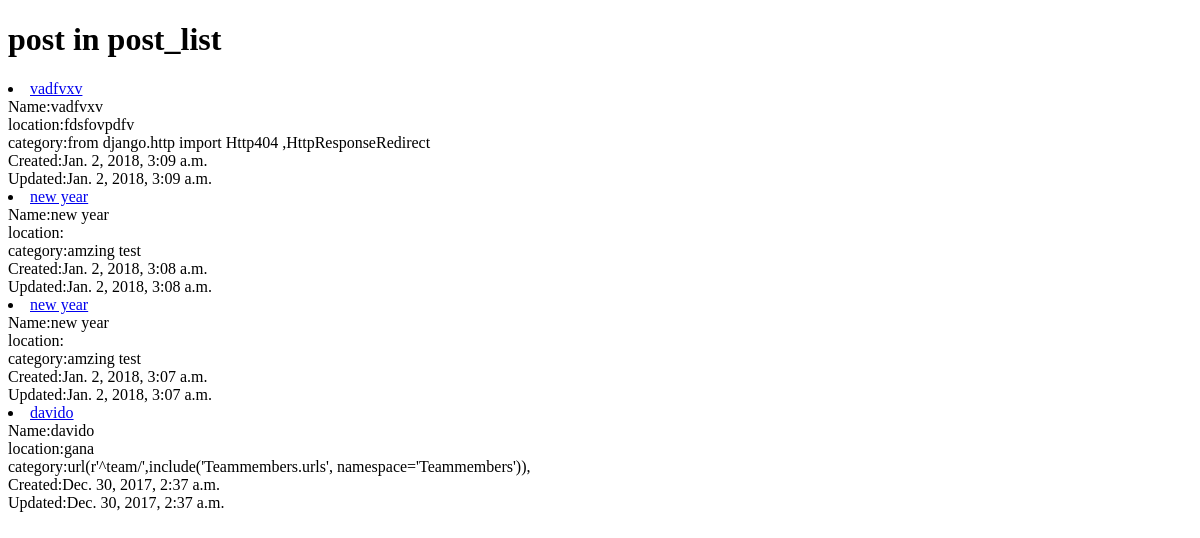
The app's page /, older data.
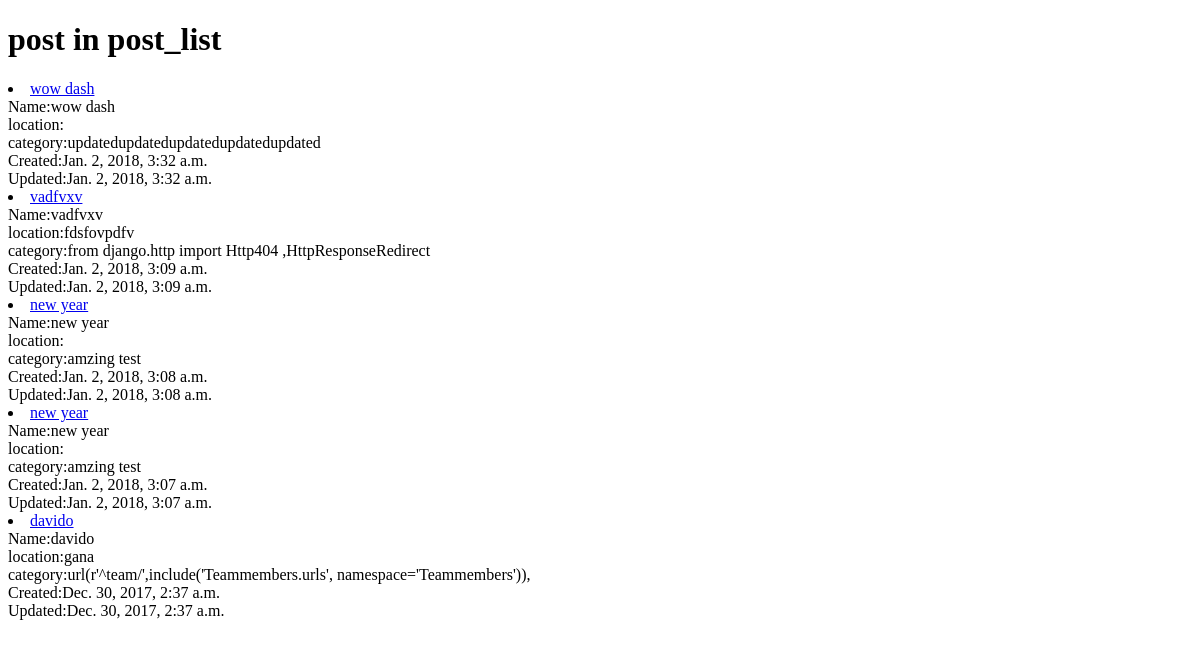
The same page, newer data.
### Main/models.py (models this page shows, shortened)
class Post(models.Model):
    owner =  models.ForeignKey(User, on_delete=models.CASCADE)
    title = models.CharField(max_length=200)
    slug      =      models.SlugField(unique=True,blank=True, null=True)
    location = models.CharField(max_length=150)
    image = models.ImageField(upload_to=upload_location)
    image_2 = models.ImageField(upload_to=upload_location)
    image_3 = models.ImageField(upload_to=upload_location,blank=True, null=True)
    image_4 = models.ImageField(upload_to=upload_location,blank=True, null=True)
    image_5 = models.ImageField(upload_to=upload_location,blank=True, null=True)
    description = models.TextField()
    size_of_land = models.CharField(max_length=150)
    location_details = models.CharField(max_length=300)
    price = models.CharField(max_length=150)
    features = models.TextField()
    updated = models.DateTimeField(auto_now=True, auto_now_add=False)
    timestamp = models.DateTimeField(auto_now=False, auto_now_add=True)
    def __str__(self):
        return self.title
    def get_absolute_url(self):
        return reverse("Main:detail",kwargs={"slug":self.slug})
    class Meta:
        ordering = ["-timestamp", "-updated"]

### Main/views.py (the view)
# urls.py: url(r'^$',PostListView.as_view(),name='list'),
class PostListView(ListView):
    queryset = Post.objects.all()

### Main/templates/Main/post_list.html (shortened to what this page needs)
<!DOCTYPE html>
<html lang="en">
<head>
</head>
<body>
    <h1> post in post_list</h1>
    {% for post in post_list %}
    <li><a href="{{ post.get_absolute_url }}">{{ post }}</a></li>
   Name:{{ post.title }} <br>   location:{{ post.location }} <br> category:{{ post.description }}  <br> Created:{{ post.timestamp }} <br>Updated:{{ post.updated }}
    {% endfor %}
</body>
</html>

Row changes from the older to the newer data that the page shows:
added Post: title "wow dash", description "updatedupdatedupdatedupdatedupdated", timestamp "Jan. 2, 2018, 3:32 a.m.", updated "Jan. 2, 2018, 3:32 a.m."
